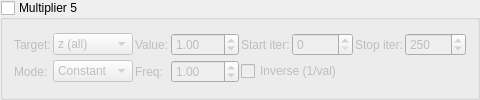
   <widget class="MyGroupBox" name="groupCheck_transf_function_enabledCz_false">
    <property name="title"><string>Multiplier 5</string></property>
    <property name="checkable"><bool>true</bool></property>
    <property name="checked"><bool>false</bool></property>
    <layout class="QGridLayout" name="gridLayout_mult5">
     <property name="spacing"><number>2</number></property>
     <item row="0" column="0">
      <widget class="QLabel"><property name="text"><string>Target:</string></property></widget>
     </item>
     <item row="0" column="1">
      <widget class="MyComboBox" name="comboBox_transf_multiplier_mode_5">
       <item><property name="text"><string notr="true">z (all)</string></property></item>
       <item><property name="text"><string notr="true">z.x</string></property></item>
       <item><property name="text"><string notr="true">z.y</string></property></item>
       <item><property name="text"><string notr="true">z.z</string></property></item>
       <item><property name="text"><string notr="true">DE</string></property></item>
       <item><property name="text"><string notr="true">color</string></property></item>
        <item><property name="text"><string notr="true">z.w</string></property></item>
        <item><property name="text"><string notr="true">z.xy</string></property></item>
        <item><property name="text"><string notr="true">z.xz</string></property></item>
        <item><property name="text"><string notr="true">z.yz</string></property></item>
      </widget>
     </item>
     <item row="0" column="2">
      <widget class="QLabel"><property name="text"><string>Value:</string></property></widget>
     </item>
     <item row="0" column="3">
      <widget class="MyDoubleSpinBox" name="spinbox_transf_scale_16">
       <property name="minimum"><double>-100.0</double></property><property name="maximum"><double>100.0</double></property>
       <property name="singleStep"><double>0.01</double></property><property name="value"><double>1.0</double></property>
      </widget>
     </item>
     <item row="0" column="4">
      <widget class="QLabel"><property name="text"><string>Start iter:</string></property></widget>
     </item>
     <item row="0" column="5">
      <widget class="MySpinBox" name="spinboxInt_transf_start_iterations_F">
       <property name="minimum"><number>0</number></property><property name="maximum"><number>10000</number></property>
       <property name="value"><number>0</number></property>
      </widget>
     </item>
     <item row="0" column="6">
      <widget class="QLabel"><property name="text"><string>Stop iter:</string></property></widget>
     </item>
     <item row="0" column="7">
      <widget class="MySpinBox" name="spinboxInt_transf_stop_iterations_F">
       <property name="minimum"><number>0</number></property><property name="maximum"><number>10000</number></property>
       <property name="value"><number>250</number></property>
      </widget>
     </item>
      <item row="1" column="0">
       <widget class="QLabel"><property name="text"><string>Mode:</string></property></widget>
      </item>
      <item row="1" column="1">
       <widget class="MyComboBox" name="comboBox_transf_multiplier_value_mode_5">
        <item><property name="text"><string notr="true">Constant</string></property></item>
        <item><property name="text"><string notr="true">Sine</string></property></item>
        <item><property name="text"><string notr="true">Ramp</string></property></item>
       </widget>
      </item>
      <item row="1" column="2">
       <widget class="QLabel"><property name="text"><string>Freq:</string></property></widget>
      </item>
      <item row="1" column="3">
       <widget class="MyDoubleSpinBox" name="spinbox_transf_multiplier_frequency_5">
        <property name="minimum"><double>0.01</double></property><property name="maximum"><double>100.0</double></property>
        <property name="singleStep"><double>0.1</double></property><property name="value"><double>1.0</double></property>
       </widget>
      </item>
      <item row="1" column="4" colspan="2">
       <widget class="MyCheckBox" name="checkBox_transf_multiplier_inverse_5">
        <property name="text"><string>Inverse (1/val)</string></property>
       </widget>
      </item>
    </layout>
   </widget>
